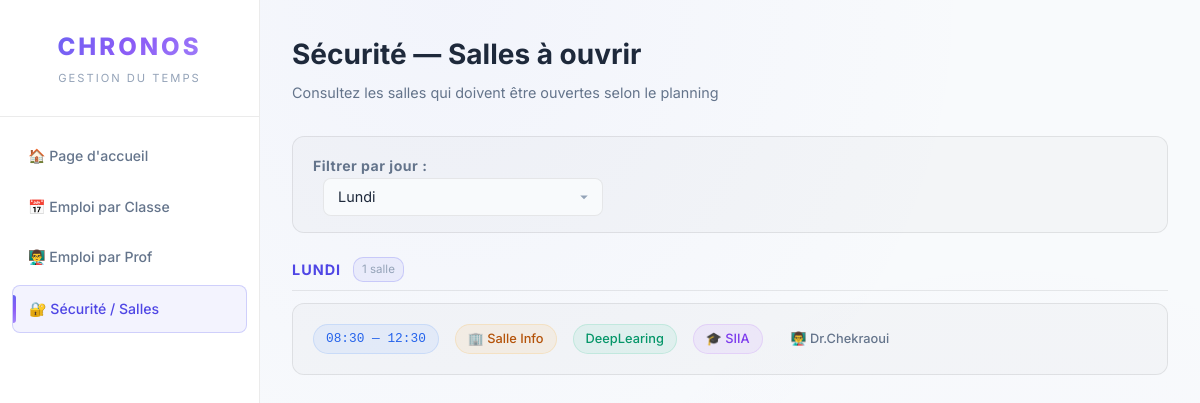
/WebApp/TIMETABLE_APP/views/securite.php?jour=Lundi, run on the app's committed database.
### tables this page shows
CREATE TABLE `EMPLOI_DU_TEMPS` (
  `ID_EMPLOI` int(11) NOT NULL,
  `ID_PROF` int(11) DEFAULT NULL,
  `ID_COURS` int(11) DEFAULT NULL,
  `ID_SALLE` int(11) DEFAULT NULL,
  `ID_CLASSE` int(11) DEFAULT NULL,
  `JOUR` varchar(20) DEFAULT NULL,
  `HEURE_DEB` time DEFAULT NULL,
  `HEURE_FIN` time DEFAULT NULL
);

CREATE TABLE `SALLE` (
  `ID_SALLE` int(11) NOT NULL,
  `NOM_SALLE` varchar(100) NOT NULL,
  `CAPACITE` int(11) NOT NULL
);

CREATE TABLE `COURS` (
  `ID_COURS` int(11) NOT NULL,
  `NOM_COURS` varchar(100) NOT NULL
);

CREATE TABLE `CLASSE` (
  `ID_CLASSE` int(11) NOT NULL,
  `NUMERO` varchar(50) NOT NULL
);

CREATE TABLE `PROF` (
  `ID_PROF` int(11) NOT NULL,
  `NOM_PROF` varchar(100) NOT NULL,
  `EMAIL` varchar(150) NOT NULL,
  `PASSWORD` varchar(255) NOT NULL
);

### WebApp/TIMETABLE_APP/views/securite.php (the view, shortened to what this page needs)
<?php
include __DIR__ . "/../../config/db.php";
$jours = ['Lundi', 'Mardi', 'Mercredi', 'Jeudi', 'Vendredi', 'Samedi'];
$jour_filtre = $_GET['jour'] ?? 'all';
$sql = "SELECT e.JOUR, TIME_FORMAT(e.HEURE_DEB, '%H:%i') as hd, TIME_FORMAT(e.HEURE_FIN, '%H:%i') as hf,
        s.NOM_SALLE, co.NOM_COURS, c.NUMERO as NOM_CLASSE, p.NOM_PROF
        FROM EMPLOI_DU_TEMPS e
        LEFT JOIN SALLE s ON e.ID_SALLE = s.ID_SALLE LEFT JOIN COURS co ON e.ID_COURS = co.ID_COURS
        LEFT JOIN CLASSE c ON e.ID_CLASSE = c.ID_CLASSE LEFT JOIN PROF p ON e.ID_PROF = p.ID_PROF";
if ($jour_filtre !== 'all') { $sql .= " WHERE e.JOUR = ?"; }
$sql .= " ORDER BY FIELD(e.JOUR, 'Lundi','Mardi','Mercredi','Jeudi','Vendredi','Samedi'), e.HEURE_DEB";
$stmt = $conn->prepare($sql);
if ($jour_filtre !== 'all') { $stmt->bind_param("s", $jour_filtre); }
$stmt->execute();
$emplois = $stmt->get_result();
$grouped = [];
while($row = $emplois->fetch_assoc()) { $grouped[$row['JOUR']][] = $row; }
?>
<!DOCTYPE html>
<html lang="fr">
<head>
    <link rel="stylesheet" href="../assets/style.css?v=2">
</head>
<body>
    <div class="sidebar">
        <div class="sidebar-header">
            <div class="brand">CHRONOS</div>
            <div class="brand-sub">Gestion du temps</div>
        </div>
        <div class="sidebar-menu">
            <a href="../index.php">🏠 Page d'accueil</a>
            <a href="emploi_classe.php">📅 Emploi par Classe</a>
            <a href="emploi_prof.php">👨‍🏫 Emploi par Prof</a>
            <a href="securite.php" class="active">🔐 Sécurité / Salles</a>
        </div>
    </div>
    <div class="main-content">
        <div class="page-header">
            <div>
                <h2>Sécurité — Salles à ouvrir</h2>
                <p class="subtitle">Consultez les salles qui doivent être ouvertes selon le planning</p>
            </div>
        </div>
        <div class="filter-section">
            <form method="GET">
                <label><strong>Filtrer par jour :</strong></label>
                <select name="jour" onchange="this.form.submit()" style="margin-left:10px;">
                    <?php foreach($jours as $j): ?>
                        <option value="<?= $j ?>" <?= $jour_filtre === $j ? 'selected' : '' ?>><?= $j ?></option>
                    <?php endforeach; ?>
                </select>
            </form>
        </div>
        <?php if (!empty($grouped)): ?>
            <?php foreach($grouped as $day => $sessions): ?>
                <div class="day-group">
                    <div class="day-group-header">
                        <span class="day-name"><?= htmlspecialchars($day) ?></span>
                        <span class="day-count"><?= count($sessions) ?> salle<?= count($sessions)>1?'s':'' ?></span>
                    </div>
                    <div class="schedule-list">
                        <?php foreach($sessions as $s): ?>
                            <div class="session-card">
                                <div class="session-main">
                                    <span class="session-chip chip-time"><?= $s['hd'] ?> — <?= $s['hf'] ?></span>
                                    <span class="session-chip chip-room">🏢 <?= htmlspecialchars($s['NOM_SALLE']) ?></span>
                                    <span class="session-chip chip-course"><?= htmlspecialchars($s['NOM_COURS']) ?></span>
                                    <span class="session-chip chip-class">🎓 <?= htmlspecialchars($s['NOM_CLASSE']) ?></span>
                                    <span class="session-chip chip-prof">👨‍🏫 <?= htmlspecialchars($s['NOM_PROF']) ?></span>
                                </div>
                            </div>
                        <?php endforeach; ?>
                    </div>
                </div>
            <?php endforeach; ?>
        <?php else: ?>
            <div class="empty-state">Aucune salle programmée pour <?= $jour_filtre === 'all' ? 'cette semaine' : 'le ' . htmlspecialchars($jour_filtre) ?>.</div>
        <?php endif; ?>
    </div>
</body>
</html>

### data on the page
emploi_du_temps: hd "08:30", hf "12:30", ID_SALLE.NOM_SALLE "Salle Info", ID_COURS.NOM_COURS "DeepLearing", ID_CLASSE.NUMERO "SIIA", ID_PROF.NOM_PROF "Dr.Chekraoui"

### other printed values
$day "LUNDI"
count($sessions) "1"
form field jour "Lundi"
